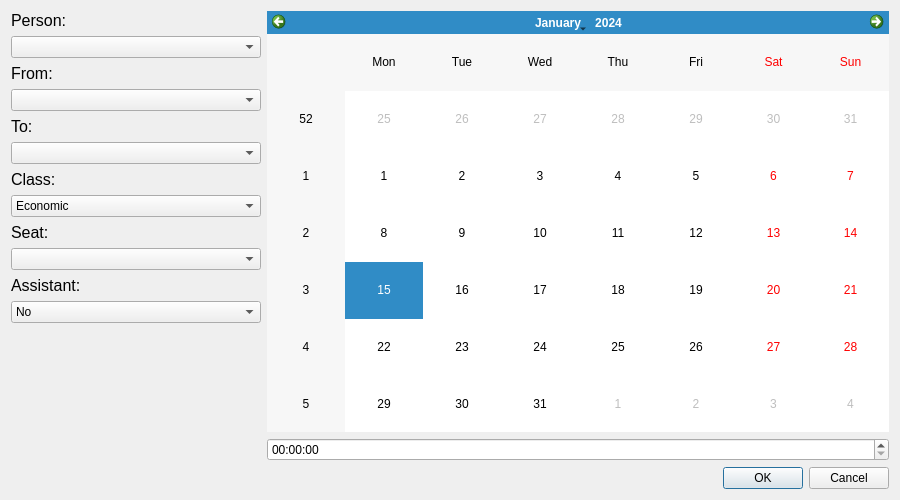
<?xml version="1.0" encoding="UTF-8"?>
<ui version="4.0">
 <class>Dialog</class>
 <widget class="QDialog" name="Dialog">
  <property name="geometry">
   <rect>
    <x>0</x>
    <y>0</y>
    <width>900</width>
    <height>500</height>
   </rect>
  </property>
  <property name="windowTitle">
   <string>Dialog</string>
  </property>
  <layout class="QVBoxLayout" name="verticalLayout_3">
   <item>
    <layout class="QHBoxLayout" name="horizontalLayout">
     <item>
      <layout class="QVBoxLayout" name="verticalLayout_combo">
       <property name="spacing">
        <number>6</number>
       </property>
       <item>
        <widget class="QLabel" name="label_person">
         <property name="font">
          <font>
           <pointsize>12</pointsize>
          </font>
         </property>
         <property name="text">
          <string>Person:</string>
         </property>
        </widget>
       </item>
       <item>
        <widget class="QComboBox" name="comboBox_person"/>
       </item>
       <item>
        <widget class="QLabel" name="label_from">
         <property name="font">
          <font>
           <pointsize>12</pointsize>
          </font>
         </property>
         <property name="text">
          <string>From:</string>
         </property>
        </widget>
       </item>
       <item>
        <widget class="QComboBox" name="comboBox_from">
         <property name="enabled">
          <bool>true</bool>
         </property>
         <property name="sizePolicy">
          <sizepolicy hsizetype="Minimum" vsizetype="Fixed">
           <horstretch>0</horstretch>
           <verstretch>0</verstretch>
          </sizepolicy>
         </property>
         <property name="minimumSize">
          <size>
           <width>250</width>
           <height>0</height>
          </size>
         </property>
        </widget>
       </item>
       <item>
        <widget class="QLabel" name="label_to">
         <property name="font">
          <font>
           <pointsize>12</pointsize>
          </font>
         </property>
         <property name="text">
          <string>To:</string>
         </property>
        </widget>
       </item>
       <item>
        <widget class="QComboBox" name="comboBox_to">
         <property name="enabled">
          <bool>true</bool>
         </property>
         <property name="sizePolicy">
          <sizepolicy hsizetype="Minimum" vsizetype="Fixed">
           <horstretch>0</horstretch>
           <verstretch>0</verstretch>
          </sizepolicy>
         </property>
         <property name="minimumSize">
          <size>
           <width>250</width>
           <height>0</height>
          </size>
         </property>
        </widget>
       </item>
       <item>
        <widget class="QLabel" name="label_class">
         <property name="font">
          <font>
           <pointsize>12</pointsize>
          </font>
         </property>
         <property name="text">
          <string>Class:</string>
         </property>
        </widget>
       </item>
       <item>
        <widget class="QComboBox" name="comboBox_class">
         <property name="enabled">
          <bool>true</bool>
         </property>
         <property name="sizePolicy">
          <sizepolicy hsizetype="Minimum" vsizetype="Fixed">
           <horstretch>0</horstretch>
           <verstretch>0</verstretch>
          </sizepolicy>
         </property>
         <property name="minimumSize">
          <size>
           <width>250</width>
           <height>0</height>
          </size>
         </property>
         <item>
          <property name="text">
           <string>Economic</string>
          </property>
         </item>
         <item>
          <property name="text">
           <string>Buisness</string>
          </property>
         </item>
        </widget>
       </item>
       <item>
        <widget class="QLabel" name="label_seat">
         <property name="font">
          <font>
           <pointsize>12</pointsize>
          </font>
         </property>
         <property name="text">
          <string>Seat:</string>
         </property>
        </widget>
       </item>
       <item>
        <widget class="QComboBox" name="comboBox_seat">
         <property name="enabled">
          <bool>true</bool>
         </property>
         <property name="sizePolicy">
          <sizepolicy hsizetype="Minimum" vsizetype="Fixed">
           <horstretch>0</horstretch>
           <verstretch>0</verstretch>
          </sizepolicy>
         </property>
         <property name="minimumSize">
          <size>
           <width>250</width>
           <height>0</height>
          </size>
         </property>
        </widget>
       </item>
       <item>
        <widget class="QLabel" name="label_asistant">
         <property name="font">
          <font>
           <pointsize>12</pointsize>
          </font>
         </property>
         <property name="text">
          <string>Assistant:</string>
         </property>
        </widget>
       </item>
       <item>
        <widget class="QComboBox" name="comboBox_assistant">
         <property name="enabled">
          <bool>true</bool>
         </property>
         <property name="sizePolicy">
          <sizepolicy hsizetype="Minimum" vsizetype="Fixed">
           <horstretch>0</horstretch>
           <verstretch>0</verstretch>
          </sizepolicy>
         </property>
         <property name="minimumSize">
          <size>
           <width>250</width>
           <height>0</height>
          </size>
         </property>
         <item>
          <property name="text">
           <string>No</string>
          </property>
         </item>
         <item>
          <property name="text">
           <string>Yes</string>
          </property>
         </item>
        </widget>
       </item>
       <item>
        <spacer name="verticalSpacer">
         <property name="orientation">
          <enum>Qt::Vertical</enum>
         </property>
         <property name="sizeHint" stdset="0">
          <size>
           <width>20</width>
           <height>40</height>
          </size>
         </property>
        </spacer>
       </item>
      </layout>
     </item>
     <item>
      <layout class="QVBoxLayout" name="verticalLayout_calendar">
       <item>
        <widget class="QCalendarWidget" name="calendarWidget"/>
       </item>
       <item>
        <widget class="QTimeEdit" name="timeEdit"/>
       </item>
       <item>
        <widget class="QDialogButtonBox" name="buttonBox">
         <property name="orientation">
          <enum>Qt::Horizontal</enum>
         </property>
         <property name="standardButtons">
          <set>QDialogButtonBox::Cancel|QDialogButtonBox::Ok</set>
         </property>
        </widget>
       </item>
      </layout>
     </item>
    </layout>
   </item>
  </layout>
 </widget>
 <resources/>
 <connections>
  <connection>
   <sender>buttonBox</sender>
   <signal>accepted()</signal>
   <receiver>Dialog</receiver>
   <slot>accept()</slot>
   <hints>
    <hint type="sourcelabel">
     <x>248</x>
     <y>254</y>
    </hint>
    <hint type="destinationlabel">
     <x>157</x>
     <y>274</y>
    </hint>
   </hints>
  </connection>
  <connection>
   <sender>buttonBox</sender>
   <signal>rejected()</signal>
   <receiver>Dialog</receiver>
   <slot>reject()</slot>
   <hints>
    <hint type="sourcelabel">
     <x>316</x>
     <y>260</y>
    </hint>
    <hint type="destinationlabel">
     <x>286</x>
     <y>274</y>
    </hint>
   </hints>
  </connection>
 </connections>
</ui>
